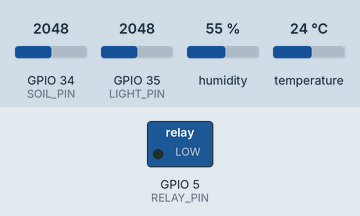
Simulated run of this sketch. Board: ESP32. On the bench: switched loads named in the sketch (green lamp = pin HIGH). The inputs (shaded band) are chosen by the test bench; at power-on: GPIO 34 (SOIL_PIN) = 2048, GPIO 35 (LIGHT_PIN) = 2048, humidity 55 %, temperature 24 °C. WiFi joins after 1.5 s; servers stay silent unless stated; random numbers use the default seed unless the sketch sets one; no MQTT or app messages arrive unless stated; what the sketch prints to the serial monitor is not drawn.

Above: at 2.7 s.
2.8 s: GPIO 34 (SOIL_PIN) set to 1505
6.9 s: GPIO 34 (SOIL_PIN) set to 1445
At 9.4 s:
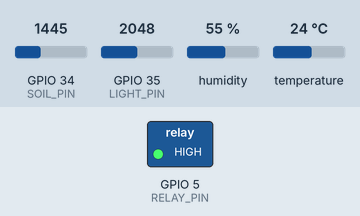
11.0 s: GPIO 34 (SOIL_PIN) set to 2203
15.1 s: GPIO 34 (SOIL_PIN) set to 2304
At 18.7 s:
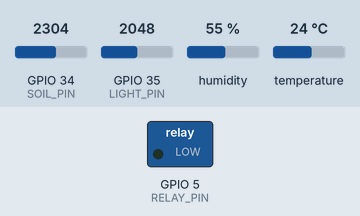
19.5 s: GPIO 34 (SOIL_PIN) set to 1228
At 22.2 s:
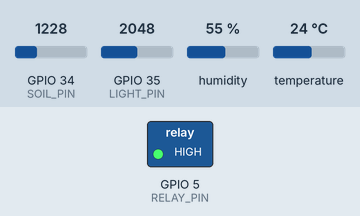
Timing chart, 0 to 23.7 s (numbered marks = the images above; inputs shaded):
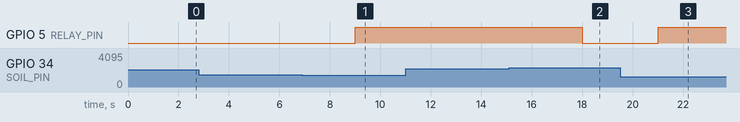

Measured:
- the behaviour switches between 1475 and 1474 on GPIO 34 (SOIL_PIN) (found by bisection; images 0 and 1)
- the behaviour switches between 2252 and 2253 on GPIO 34 (SOIL_PIN) (found by bisection; images 1 and 2)
- after the input at 2.8 s, every drawn part: stays the same
- after the input at 6.9 s, GPIO 5 (RELAY_PIN): LOW → HIGH after 2.1 s
- after the input at 11.0 s, every drawn part: stays the same
- after the input at 15.1 s, GPIO 5 (RELAY_PIN): HIGH → LOW after 2.9 s
- after the input at 19.5 s, GPIO 5 (RELAY_PIN): LOW → HIGH after 1.5 s

The sketch:

sketch.ino
```cpp
#include <WiFi.h>
#include <PubSubClient.h>
#include "DHTesp.h"

// ====================================================
// PIN DEFINITIONS
// ====================================================

const int DHT_PIN = 15;
const int SOIL_PIN = 34;
const int LIGHT_PIN = 35;
const int RELAY_PIN = 5;

// ====================================================
// IRRIGATION SETTINGS
// ====================================================

const int PUMP_ON_LEVEL = 35;
const int PUMP_OFF_LEVEL = 55;

// ====================================================
// WIFI SETTINGS
// ====================================================

const char* WIFI_SSID = "Wokwi-GUEST";
const char* WIFI_PASSWORD = "";

// ====================================================
// MQTT SETTINGS
// ====================================================

const char* MQTT_SERVER = "broker.hivemq.com";
const int MQTT_PORT = 1883;

// Unique topic prefix for our project
const char* TOPIC_TEMP =
    "wokwi-smart-agri-a7f3/temperature";

const char* TOPIC_HUMIDITY =
    "wokwi-smart-agri-a7f3/humidity";

const char* TOPIC_SOIL =
    "wokwi-smart-agri-a7f3/soil";

const char* TOPIC_LIGHT =
    "wokwi-smart-agri-a7f3/light";

const char* TOPIC_PUMP =
    "wokwi-smart-agri-a7f3/pump";

// ====================================================
// OBJECTS
// ====================================================

DHTesp dhtSensor;

WiFiClient wifiClient;
PubSubClient mqttClient(wifiClient);

bool pumpState = false;

// Controls how often data is published
unsigned long lastPublishTime = 0;

const unsigned long PUBLISH_INTERVAL = 3000;

// ====================================================
// CONNECT TO WIFI
// ====================================================

void connectWiFi() {

  Serial.print("Connecting to WiFi");

  WiFi.begin(
    WIFI_SSID,
    WIFI_PASSWORD,
    6
  );

  while (WiFi.status() != WL_CONNECTED) {

    delay(500);
    Serial.print(".");
  }

  Serial.println();
  Serial.println("WiFi connected!");

  Serial.print("IP Address: ");
  Serial.println(WiFi.localIP());
}

// ====================================================
// CONNECT TO MQTT
// ====================================================

void connectMQTT() {

  while (!mqttClient.connected()) {

    Serial.print("Connecting to MQTT... ");

    // Create a client ID
    String clientId =
        "ESP32-SmartAgri-";

    clientId +=
        String(random(0xffff), HEX);

    if (mqttClient.connect(clientId.c_str())) {

      Serial.println("CONNECTED");

    } else {

      Serial.print("FAILED, state = ");
      Serial.println(mqttClient.state());

      Serial.println(
        "Trying again in 2 seconds..."
      );

      delay(2000);
    }
  }
}

// ====================================================
// SETUP
// ====================================================

void setup() {

  Serial.begin(115200);

  randomSeed(micros());

  // DHT22
  dhtSensor.setup(
    DHT_PIN,
    DHTesp::DHT22
  );

  // Pins
  pinMode(SOIL_PIN, INPUT);
  pinMode(LIGHT_PIN, INPUT);
  pinMode(RELAY_PIN, OUTPUT);

  // IMPORTANT:
  // In your actual Wokwi circuit:
  // LOW = pump OFF
  // HIGH = pump ON
  digitalWrite(RELAY_PIN, LOW);

  Serial.println();
  Serial.println(
    "================================"
  );

  Serial.println(
    " SMART AGRICULTURE MQTT SYSTEM"
  );

  Serial.println(
    "================================"
  );

  // Connect WiFi
  connectWiFi();

  // Configure MQTT
  mqttClient.setServer(
    MQTT_SERVER,
    MQTT_PORT
  );
}

// ====================================================
// MAIN LOOP
// ====================================================

void loop() {

  // Reconnect WiFi if disconnected
  if (WiFi.status() != WL_CONNECTED) {

    connectWiFi();
  }

  // Reconnect MQTT if disconnected
  if (!mqttClient.connected()) {

    connectMQTT();
  }

  mqttClient.loop();

  // Publish every 3 seconds
  if (
    millis() - lastPublishTime
    >= PUBLISH_INTERVAL
  ) {

    lastPublishTime = millis();

    // --------------------------------
    // READ SENSORS
    // --------------------------------

    TempAndHumidity data =
        dhtSensor.getTempAndHumidity();

    int soilRaw =
        analogRead(SOIL_PIN);

    int lightRaw =
        analogRead(LIGHT_PIN);

    // Soil percentage
    int soilPercent =
        map(
          soilRaw,
          0,
          4095,
          0,
          100
        );

    soilPercent =
        constrain(
          soilPercent,
          0,
          100
        );

    // --------------------------------
    // AUTOMATIC IRRIGATION
    // --------------------------------

    if (
      soilPercent
      <= PUMP_ON_LEVEL
    ) {

      pumpState = true;
    }

    else if (
      soilPercent
      >= PUMP_OFF_LEVEL
    ) {

      pumpState = false;
    }

    // YOUR relay behaviour
    digitalWrite(
      RELAY_PIN,
      pumpState ? HIGH : LOW
    );

    // --------------------------------
    // SERIAL MONITOR
    // --------------------------------

    Serial.println();
    Serial.println(
      "--------------------------------"
    );

    Serial.print(
      "Temperature   : "
    );

    Serial.print(
      data.temperature,
      1
    );

    Serial.println(" C");


    Serial.print(
      "Humidity      : "
    );

    Serial.print(
      data.humidity,
      1
    );

    Serial.println(" %");


    Serial.print(
      "Soil Moisture : "
    );

    Serial.print(
      soilPercent
    );

    Serial.println(" %");


    Serial.print(
      "Light Value   : "
    );

    Serial.println(
      lightRaw
    );


    Serial.print(
      "Pump Status   : "
    );

    Serial.println(
      pumpState
      ? "ON"
      : "OFF"
    );

    // --------------------------------
    // MQTT PUBLISH
    // --------------------------------

    char tempString[10];
    char humidityString[10];
    char soilString[10];
    char lightString[10];

    dtostrf(
      data.temperature,
      1,
      1,
      tempString
    );

    dtostrf(
      data.humidity,
      1,
      1,
      humidityString
    );

    itoa(
      soilPercent,
      soilString,
      10
    );

    itoa(
      lightRaw,
      lightString,
      10
    );

    mqttClient.publish(
      TOPIC_TEMP,
      tempString
    );

    mqttClient.publish(
      TOPIC_HUMIDITY,
      humidityString
    );

    mqttClient.publish(
      TOPIC_SOIL,
      soilString
    );

    mqttClient.publish(
      TOPIC_LIGHT,
      lightString
    );

    mqttClient.publish(
      TOPIC_PUMP,
      pumpState
        ? "ON"
        : "OFF"
    );

    Serial.println(
      "MQTT Data     : PUBLISHED"
    );

    Serial.println(
      "--------------------------------"
    );
  }
}
```
